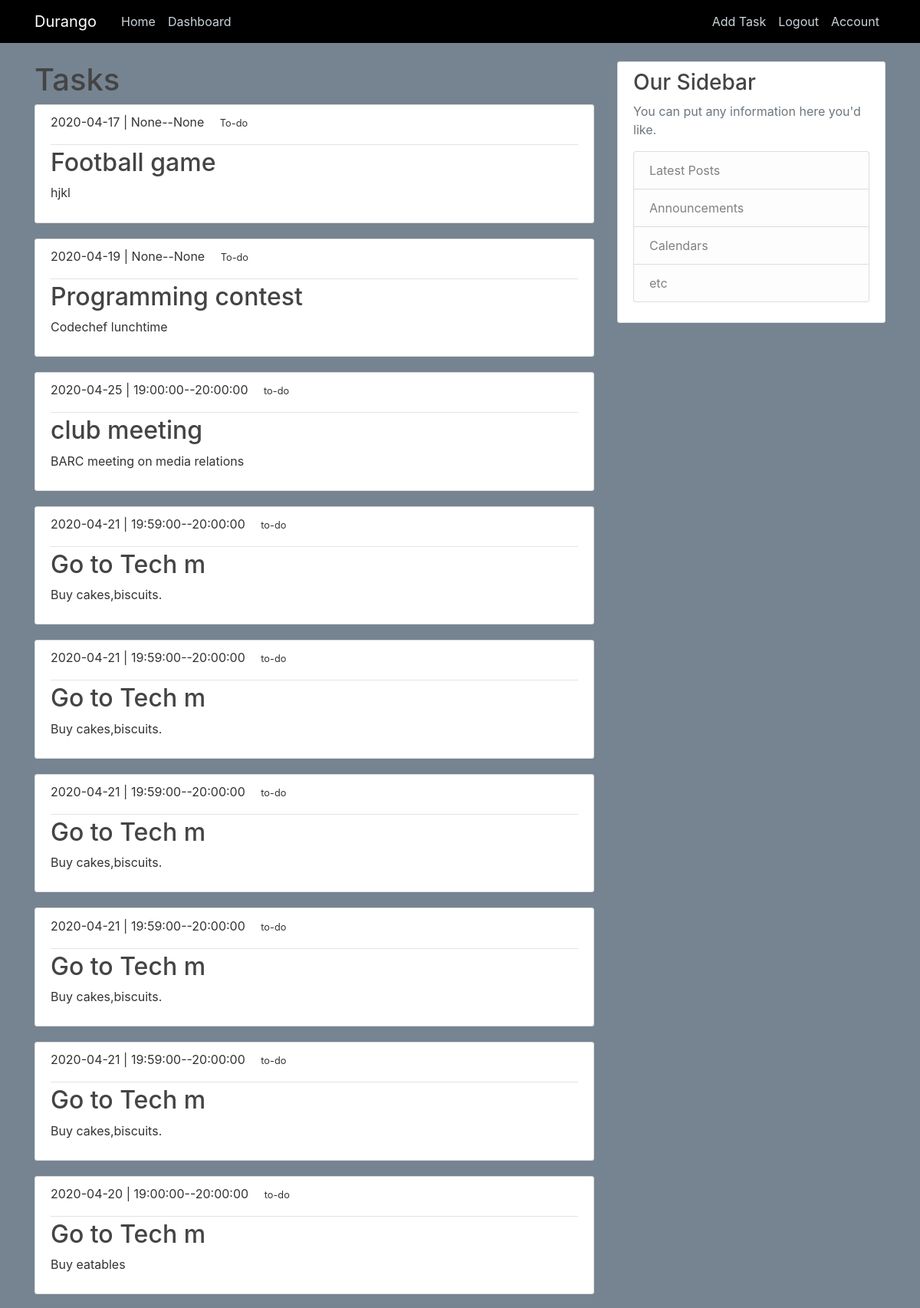
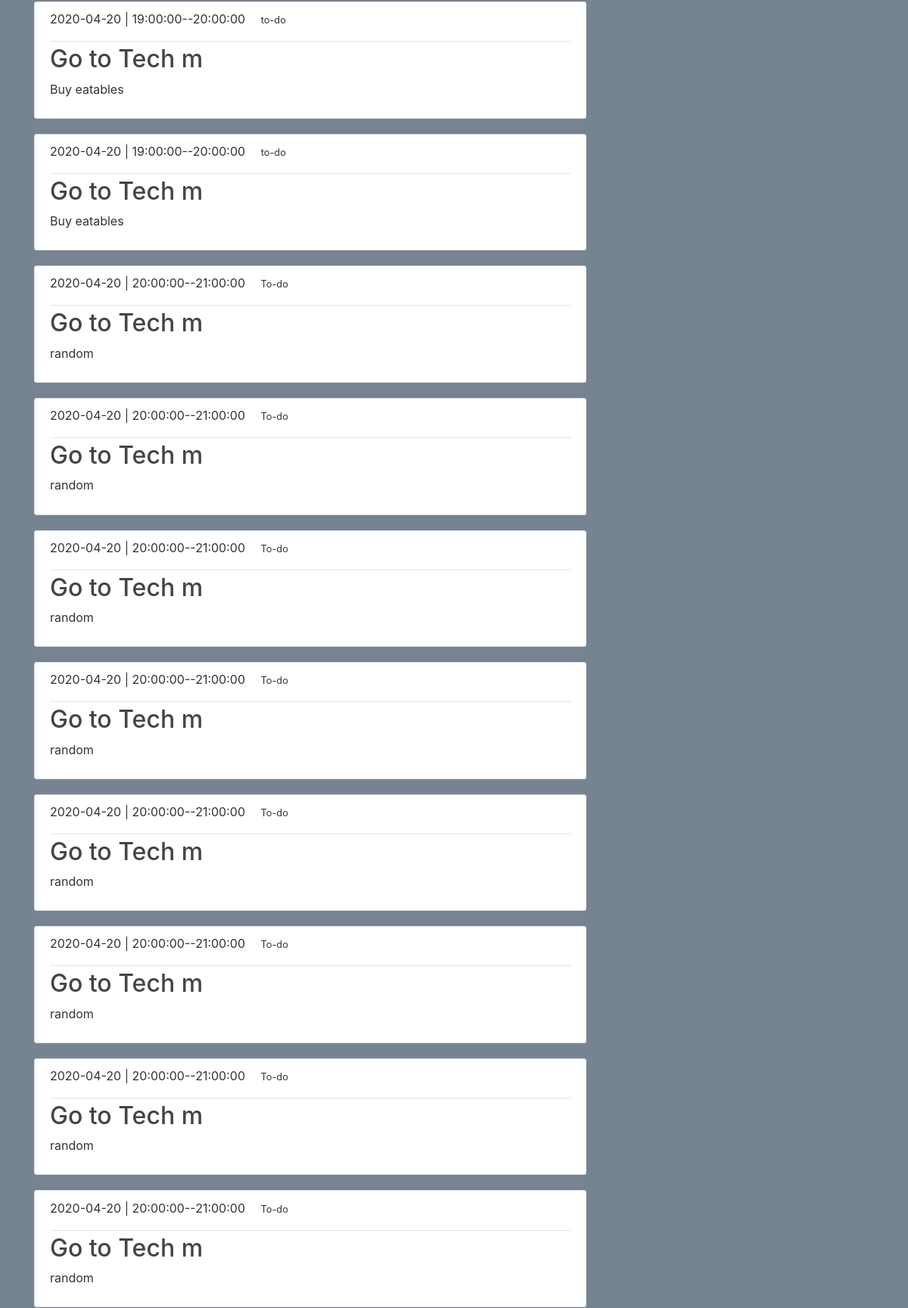
Page /dashboard (signed in, upper part) on the committed database (2 pictures, top to bottom).
### durango/models.py (models this page shows, shortened)
class Task(db.Model):
    id=db.Column(db.Integer,primary_key=True)
    title=db.Column(db.String(100), nullable=False)
    date=db.Column(db.Date(),nullable=False)
    starttime=db.Column(db.Time,nullable=False)
    endtime=db.Column(db.Time,nullable=False)
    details=db.Column(db.Text,nullable=False)
    status=db.Column(db.String(20),nullable=False)
    user_id=db.Column(db.Integer, db.ForeignKey('user.id'),nullable=False)

### durango/routes.py (the view)
@app.route("/dashboard")
@login_required
def dashboard():
    tasks=Task.query.all()
    return render_template('dashboard.html', title='Dashboard', tasks=tasks)

### durango/models.py (called while the page is built)
@login_manager.user_loader
def load_user(user_id):
    return User.query.get(int(user_id)) #getting user by id

### durango/templates/dashboard.html
{% extends "layout.html"%}
{% block content %}
<h1> Tasks </h1>
  {% for task in tasks %}
  {%if current_user.id==task.user_id%}
    <article class="media content-section">
      <div class="media-body">
        <div class="article-metadata">
          <p class="mr-2 ">{{ task.date }}  | {{ task.starttime }}--{{task.endtime}}
          <small class="text-black ml-3"> {{task.status}}
          </small></p>
        </div>
        <h2><a class="article-title" href="{{url_for('task',task_id=task.id)}}">{{ task.title }}</a></h2>
        <p class="article-content">{{ task.details }}</p>
      </div>
    </article>
  {%endif%}
  {% endfor %}
{% endblock content%}

### durango/static/main.css (style rules this page uses)
body { background: #768492; color: #333333; margin-top: 5rem; }
h1,h2, h3, h4, h5, h6 { color: #444444; }
.content-section { background: #ffffff; padding: 10.1px 20px; border: 1px solid #dddddd; border-radius: 3px; margin-bottom: 20px; }
.article-title { color: #444444; }
.article-content { white-space: pre-line; }
.article-metadata { padding-bottom: 1px; margin-bottom: 4px; border-bottom: 1px solid #e3e3e3 }

### rows in the picture
Task: date "2020-04-17", starttime "None", endtime "None", status "To-do", title "Football game", details "hjkl"
Task: date "2020-04-19", starttime "None", endtime "None", status "To-do", title "Programming contest", details "Codechef lunchtime"
Task: date "2020-04-25", starttime "19:00:00", endtime "20:00:00", status "to-do", title "club meeting", details "BARC meeting on media relations"
Task: date "2020-04-21", starttime "19:59:00", endtime "20:00:00", status "to-do", title "Go to Tech m", details "Buy cakes,biscuits."
Task: date "2020-04-21", starttime "19:59:00", endtime "20:00:00", status "to-do", title "Go to Tech m", details "Buy cakes,biscuits."
Task: date "2020-04-21", starttime "19:59:00", endtime "20:00:00", status "to-do", title "Go to Tech m", details "Buy cakes,biscuits."
Task: date "2020-04-21", starttime "19:59:00", endtime "20:00:00", status "to-do", title "Go to Tech m", details "Buy cakes,biscuits."
Task: date "2020-04-21", starttime "19:59:00", endtime "20:00:00", status "to-do", title "Go to Tech m", details "Buy cakes,biscuits."
Task: date "2020-04-20", starttime "19:00:00", endtime "20:00:00", status "to-do", title "Go to Tech m", details "Buy eatables"
Task: date "2020-04-20", starttime "19:00:00", endtime "20:00:00", status "to-do", title "Go to Tech m", details "Buy eatables"
Task: date "2020-04-20", starttime "19:00:00", endtime "20:00:00", status "to-do", title "Go to Tech m", details "Buy eatables"
Task: date "2020-04-20", starttime "20:00:00", endtime "21:00:00", status "To-do", title "Go to Tech m", details "random"
Task: date "2020-04-20", starttime "20:00:00", endtime "21:00:00", status "To-do", title "Go to Tech m", details "random"
Task: date "2020-04-20", starttime "20:00:00", endtime "21:00:00", status "To-do", title "Go to Tech m", details "random"
Task: date "2020-04-20", starttime "20:00:00", endtime "21:00:00", status "To-do", title "Go to Tech m", details "random"
Task: date "2020-04-20", starttime "20:00:00", endtime "21:00:00", status "To-do", title "Go to Tech m", details "random"
Task: date "2020-04-20", starttime "20:00:00", endtime "21:00:00", status "To-do", title "Go to Tech m", details "random"
Task: date "2020-04-20", starttime "20:00:00", endtime "21:00:00", status "To-do", title "Go to Tech m", details "random"
Task: date "2020-04-20", starttime "20:00:00", endtime "21:00:00", status "To-do", title "Go to Tech m", details "random"
